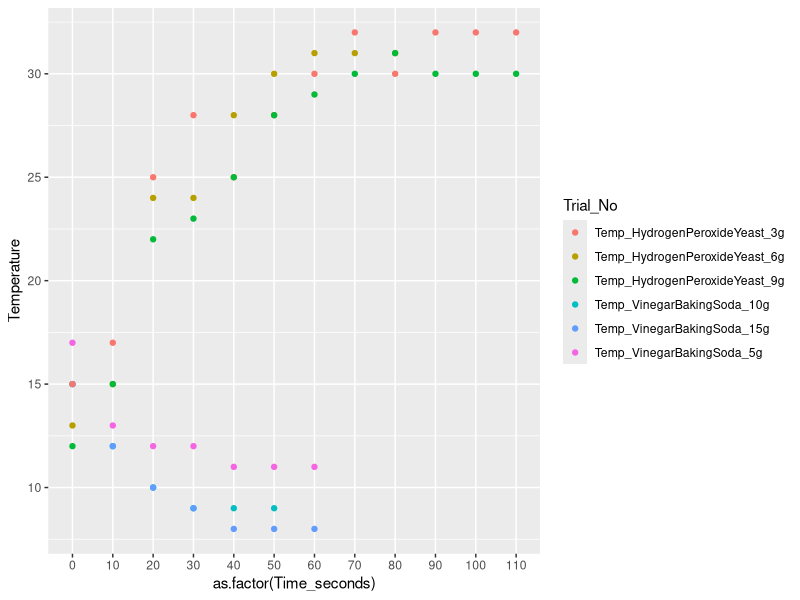
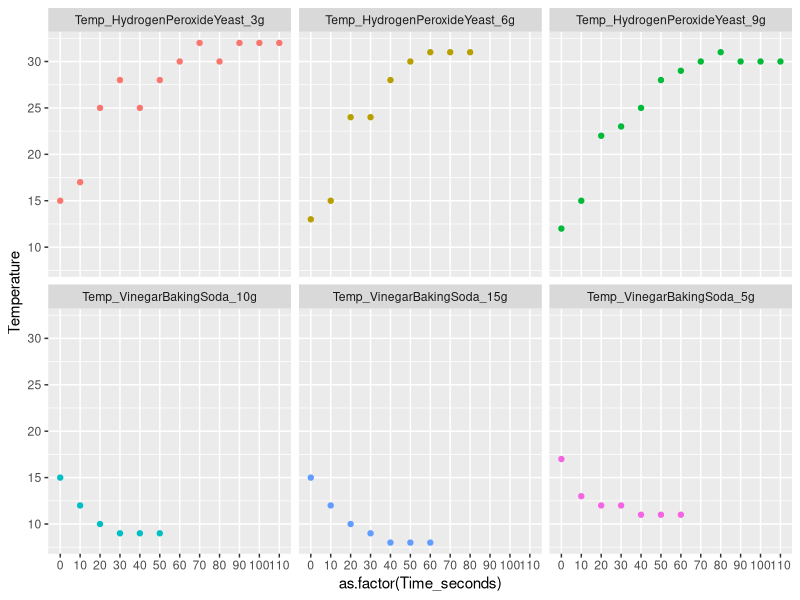

R code for these plots, in order:
## ---- chunk 1
#Vinegar and Baking soda

library(tidyverse)

#Create vectors for the data from my experiments.

Time_seconds = c(0, 10, 20, 30, 40, 50, 60, 70, 80, 90, 100, 110)
Temp_VinegarBakingSoda_5g = c(17, 13, 12, 12, 11, 11, 11, NA, NA, NA, NA, NA)
Temp_VinegarBakingSoda_10g = c(15, 12, 10, 9, 9, 9, NA, NA, NA, NA, NA, NA)
Temp_VinegarBakingSoda_15g = c(15, 12, 10, 9, 8, 8, 8, NA, NA, NA, NA, NA)

Temp_HydrogenPeroxideYeast_3g = c(15, 17, 25, 28, 25, 28, 30, 32, 30, 32, 32, 32)
Temp_HydrogenPeroxideYeast_6g = c(13, 15, 24, 24, 28, 30, 31, 31, 31, NA, NA, NA)
Temp_HydrogenPeroxideYeast_9g = c(12, 15, 22, 23, 25, 28, 29, 30, 31, 30, 30, 30)

Data_obs <- tibble(Time_seconds, 
                   Temp_VinegarBakingSoda_5g, 
                   Temp_VinegarBakingSoda_10g,
                   Temp_VinegarBakingSoda_15g,
                   Temp_HydrogenPeroxideYeast_3g,
                   Temp_HydrogenPeroxideYeast_6g,
                   Temp_HydrogenPeroxideYeast_9g)

Data_obs

## ---- chunk 2

#Create a long format for the table for the plot.
long_Data_obs <- gather(Data_obs, key = "Trial_No", value = "Temperature", Temp_VinegarBakingSoda_5g:Temp_HydrogenPeroxideYeast_9g)

ggplot(long_Data_obs, aes(x = as.factor(Time_seconds), y = Temperature, col = Trial_No)) + geom_point(na.rm = T) 

## ---- chunk 3
long_Data_obs %>% ggplot(aes( x = as.factor(Time_seconds), y = Temperature, col = Trial_No)) + geom_point(na.rm = T, show.legend = FALSE) + facet_wrap(.~Trial_No)

